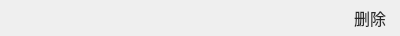
<?xml version="1.0" encoding="UTF-8"?>
<ui version="4.0">
 <class>TimeItem</class>
 <widget class="QWidget" name="TimeItem">
  <property name="geometry">
   <rect>
    <x>0</x>
    <y>0</y>
    <width>400</width>
    <height>36</height>
   </rect>
  </property>
  <property name="minimumSize">
   <size>
    <width>380</width>
    <height>36</height>
   </size>
  </property>
  <property name="maximumSize">
   <size>
    <width>400</width>
    <height>36</height>
   </size>
  </property>
  <property name="windowTitle">
   <string>Form</string>
  </property>
  <widget class="QLabel" name="text">
   <property name="geometry">
    <rect>
     <x>20</x>
     <y>0</y>
     <width>260</width>
     <height>36</height>
    </rect>
   </property>
   <property name="font">
    <font>
     <family>MiSans</family>
     <pointsize>14</pointsize>
    </font>
   </property>
   <property name="text">
    <string/>
   </property>
  </widget>
  <widget class="QPushButton" name="del">
   <property name="geometry">
    <rect>
     <x>340</x>
     <y>3</y>
     <width>60</width>
     <height>30</height>
    </rect>
   </property>
   <property name="font">
    <font>
     <family>MiSans</family>
     <pointsize>12</pointsize>
    </font>
   </property>
   <property name="cursor">
    <cursorShape>PointingHandCursor</cursorShape>
   </property>
   <property name="styleSheet">
    <string notr="true">background-color: rgba(0, 0, 0, 0);
color: rgb(40, 40, 40);
border: 0;</string>
   </property>
   <property name="text">
    <string>删除</string>
   </property>
   <property name="icon">
    <iconset resource="resources.qrc">
     <normaloff>:/resources/icon/del.png</normaloff>:/resources/icon/del.png</iconset>
   </property>
   <property name="iconSize">
    <size>
     <width>20</width>
     <height>20</height>
    </size>
   </property>
  </widget>
 </widget>
 <resources>
  <include location="resources.qrc"/>
 </resources>
 <connections/>
</ui>
